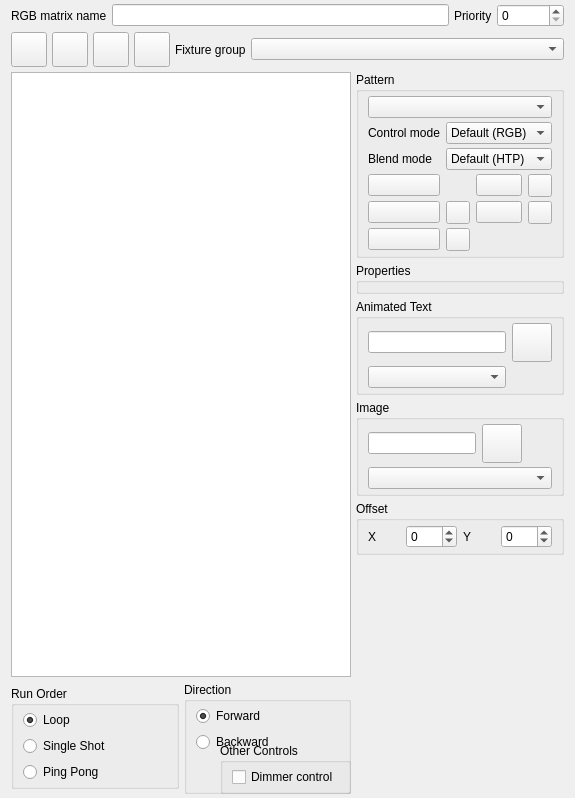
<?xml version="1.0" encoding="UTF-8"?>
<ui version="4.0">
 <author>Massimo Callegari</author>
 <comment>
  Q Light Controller Plus
  rgbmatrixeditor.ui

  Copyright (c) 2015 Massimo Callegari

  Licensed under the Apache License, Version 2.0 (the &quot;License&quot;);
  you may not use this file except in compliance with the License.
  You may obtain a copy of the License at

      http://www.apache.org/licenses/LICENSE-2.0.txt

  Unless required by applicable law or agreed to in writing, software
  distributed under the License is distributed on an &quot;AS IS&quot; BASIS,
  WITHOUT WARRANTIES OR CONDITIONS OF ANY KIND, either express or implied.
  See the License for the specific language governing permissions and
  limitations under the License.
 </comment>
 <class>RGBMatrixEditor</class>
 <widget class="QWidget" name="RGBMatrixEditor">
  <property name="geometry">
   <rect>
    <x>0</x>
    <y>0</y>
    <width>575</width>
    <height>798</height>
   </rect>
  </property>
  <property name="windowTitle">
   <string>RGB Matrix Editor</string>
  </property>
  <layout class="QGridLayout" name="gridLayout">
   <property name="topMargin">
    <number>4</number>
   </property>
   <property name="bottomMargin">
    <number>4</number>
   </property>
   <property name="spacing">
    <number>5</number>
   </property>
   <item row="2" column="0" colspan="4">
    <widget class="QGraphicsView" name="m_preview"/>
   </item>
   <item row="4" column="3">
    <widget class="QGroupBox" name="m_intensityGroup">
     <property name="sizePolicy">
      <sizepolicy hsizetype="Preferred" vsizetype="Maximum">
       <horstretch>0</horstretch>
       <verstretch>0</verstretch>
      </sizepolicy>
     </property>
     <property name="title">
      <string>Other Controls</string>
     </property>
     <layout class="QVBoxLayout" name="verticalLayout_4">
      <property name="topMargin">
       <number>4</number>
      </property>
      <property name="bottomMargin">
       <number>4</number>
      </property>
      <item>
       <widget class="QCheckBox" name="m_dimmerControlCb">
        <property name="toolTip">
         <string>Set the dimmer channel of fixtures to 100%</string>
        </property>
        <property name="text">
         <string>Dimmer control</string>
        </property>
       </widget>
      </item>
     </layout>
    </widget>
   </item>
   <item row="0" column="0" colspan="5">
    <layout class="QHBoxLayout" name="horizontalLayout_2">
     <item>
      <widget class="QLabel" name="m_nameLabel">
       <property name="sizePolicy">
        <sizepolicy hsizetype="Minimum" vsizetype="Preferred">
         <horstretch>0</horstretch>
         <verstretch>0</verstretch>
        </sizepolicy>
       </property>
       <property name="text">
        <string>RGB matrix name</string>
       </property>
      </widget>
     </item>
     <item>
      <widget class="QLineEdit" name="m_nameEdit">
       <property name="sizePolicy">
        <sizepolicy hsizetype="Expanding" vsizetype="Fixed">
         <horstretch>0</horstretch>
         <verstretch>0</verstretch>
        </sizepolicy>
       </property>
       <property name="toolTip">
        <string>The name of this RGB matrix function</string>
       </property>
      </widget>
     </item>
     <item>
      <widget class="QLabel" name="m_priorityLabel">
       <property name="sizePolicy">
        <sizepolicy hsizetype="Maximum" vsizetype="Preferred">
         <horstretch>0</horstretch>
         <verstretch>0</verstretch>
        </sizepolicy>
       </property>
       <property name="text">
        <string>Priority</string>
       </property>
      </widget>
     </item>
     <item>
      <widget class="QSpinBox" name="m_priorityEdit">
       <property name="toolTip">
        <string>A higher priority wins a DMX channel over lower ones, overriding HTP/LTP</string>
       </property>
       <property name="maximum">
        <number>100000</number>
       </property>
      </widget>
     </item>
    </layout>
   </item>
   <item row="1" column="0" colspan="5">
    <layout class="QHBoxLayout" name="horizontalLayout_4">
     <item>
      <widget class="QToolButton" name="m_speedDialButton">
       <property name="toolTip">
        <string>Show/Hide speed dial window</string>
       </property>
       <property name="icon">
        <iconset resource="qlcui.qrc">
         <normaloff>:/speed.png</normaloff>:/speed.png</iconset>
       </property>
       <property name="iconSize">
        <size>
         <width>28</width>
         <height>28</height>
        </size>
       </property>
       <property name="checkable">
        <bool>true</bool>
       </property>
      </widget>
     </item>
     <item>
      <widget class="QToolButton" name="m_saveToSequenceButton">
       <property name="toolTip">
        <string>Save this matrix to a sequence</string>
       </property>
       <property name="text">
        <string/>
       </property>
       <property name="icon">
        <iconset resource="qlcui.qrc">
         <normaloff>:/sequence.png</normaloff>:/sequence.png</iconset>
       </property>
       <property name="iconSize">
        <size>
         <width>28</width>
         <height>28</height>
        </size>
       </property>
      </widget>
     </item>
     <item>
      <widget class="QToolButton" name="m_shapeButton">
       <property name="toolTip">
        <string>Toggle between circle and square preview</string>
       </property>
       <property name="icon">
        <iconset resource="qlcui.qrc">
         <normaloff>:/square.png</normaloff>:/square.png</iconset>
       </property>
       <property name="iconSize">
        <size>
         <width>28</width>
         <height>28</height>
        </size>
       </property>
       <property name="checkable">
        <bool>true</bool>
       </property>
      </widget>
     </item>
     <item>
      <widget class="QToolButton" name="m_testButton">
       <property name="toolTip">
        <string>See what the RGB Matrix does when it is run</string>
       </property>
       <property name="icon">
        <iconset resource="qlcui.qrc">
         <normaloff>:/player_play.png</normaloff>:/player_play.png</iconset>
       </property>
       <property name="iconSize">
        <size>
         <width>28</width>
         <height>28</height>
        </size>
       </property>
       <property name="checkable">
        <bool>true</bool>
       </property>
      </widget>
     </item>
     <item>
      <widget class="QLabel" name="m_fixtureGroupLabel">
       <property name="sizePolicy">
        <sizepolicy hsizetype="Minimum" vsizetype="Preferred">
         <horstretch>0</horstretch>
         <verstretch>0</verstretch>
        </sizepolicy>
       </property>
       <property name="text">
        <string>Fixture group</string>
       </property>
      </widget>
     </item>
     <item>
      <widget class="QComboBox" name="m_fixtureGroupCombo">
       <property name="sizePolicy">
        <sizepolicy hsizetype="Expanding" vsizetype="Fixed">
         <horstretch>0</horstretch>
         <verstretch>0</verstretch>
        </sizepolicy>
       </property>
       <property name="toolTip">
        <string>The fixture group to use as the pixel matrix</string>
       </property>
      </widget>
     </item>
    </layout>
   </item>
   <item row="3" column="0" rowspan="2" colspan="4">
    <layout class="QGridLayout" name="gridLayout_6">
     <item row="0" column="0">
      <widget class="QGroupBox" name="m_runOrderGroup">
       <property name="sizePolicy">
        <sizepolicy hsizetype="Preferred" vsizetype="Maximum">
         <horstretch>0</horstretch>
         <verstretch>0</verstretch>
        </sizepolicy>
       </property>
       <property name="title">
        <string>Run Order</string>
       </property>
       <layout class="QVBoxLayout" name="verticalLayout_2">
        <property name="topMargin">
         <number>4</number>
        </property>
        <property name="bottomMargin">
         <number>4</number>
        </property>
        <item>
         <widget class="QRadioButton" name="m_loop">
          <property name="toolTip">
           <string>Run through over and over again</string>
          </property>
          <property name="text">
           <string>Loop</string>
          </property>
          <property name="checked">
           <bool>true</bool>
          </property>
         </widget>
        </item>
        <item>
         <widget class="QRadioButton" name="m_singleShot">
          <property name="toolTip">
           <string>Run through once and stop</string>
          </property>
          <property name="text">
           <string>Single Shot</string>
          </property>
         </widget>
        </item>
        <item>
         <widget class="QRadioButton" name="m_pingPong">
          <property name="toolTip">
           <string>First run forwards, then backwards, again forwards, etc.</string>
          </property>
          <property name="text">
           <string>Ping Pong</string>
          </property>
         </widget>
        </item>
       </layout>
      </widget>
     </item>
     <item row="0" column="1">
      <widget class="QGroupBox" name="m_directionGroup">
       <property name="sizePolicy">
        <sizepolicy hsizetype="Preferred" vsizetype="Maximum">
         <horstretch>0</horstretch>
         <verstretch>0</verstretch>
        </sizepolicy>
       </property>
       <property name="title">
        <string>Direction</string>
       </property>
       <layout class="QVBoxLayout" name="verticalLayout_3">
        <property name="topMargin">
         <number>4</number>
        </property>
        <property name="bottomMargin">
         <number>4</number>
        </property>
        <item>
         <widget class="QRadioButton" name="m_forward">
          <property name="toolTip">
           <string>Start from the first step</string>
          </property>
          <property name="text">
           <string>Forward</string>
          </property>
          <property name="checked">
           <bool>true</bool>
          </property>
         </widget>
        </item>
        <item>
         <widget class="QRadioButton" name="m_backward">
          <property name="toolTip">
           <string>Start from the last step</string>
          </property>
          <property name="text">
           <string>Backward</string>
          </property>
         </widget>
        </item>
        <item>
         <spacer name="verticalSpacer_2">
          <property name="orientation">
           <enum>Qt::Vertical</enum>
          </property>
          <property name="sizeType">
           <enum>QSizePolicy::Maximum</enum>
          </property>
          <property name="sizeHint" stdset="0">
           <size>
            <width>20</width>
            <height>35</height>
           </size>
          </property>
         </spacer>
        </item>
       </layout>
      </widget>
     </item>
    </layout>
   </item>
   <item row="2" column="4">
    <layout class="QVBoxLayout" name="verticalLayout_5">
     <item>
      <widget class="QGroupBox" name="m_patternGroup">
       <property name="sizePolicy">
        <sizepolicy hsizetype="Preferred" vsizetype="Maximum">
         <horstretch>0</horstretch>
         <verstretch>0</verstretch>
        </sizepolicy>
       </property>
       <property name="title">
        <string>Pattern</string>
       </property>
       <layout class="QGridLayout" name="gridLayout_4">
        <property name="topMargin">
         <number>4</number>
        </property>
        <property name="bottomMargin">
         <number>4</number>
        </property>
        <property name="verticalSpacing">
         <number>4</number>
        </property>
        <item row="6" column="0" colspan="2">
         <widget class="QPushButton" name="m_mtxColor3Button">
          <property name="toolTip">
           <string>Matrix color 3</string>
          </property>
          <property name="iconSize">
           <size>
            <width>50</width>
            <height>26</height>
           </size>
          </property>
         </widget>
        </item>
        <item row="5" column="0" colspan="2">
         <widget class="QPushButton" name="m_mtxColor1Button">
          <property name="toolTip">
           <string>Matrix color 1</string>
          </property>
          <property name="iconSize">
           <size>
            <width>50</width>
            <height>26</height>
           </size>
          </property>
         </widget>
        </item>
        <item row="3" column="2" colspan="4">
         <widget class="QComboBox" name="m_blendModeCombo">
          <item>
           <property name="text">
            <string>Default (HTP)</string>
           </property>
          </item>
          <item>
           <property name="text">
            <string>Mask</string>
           </property>
          </item>
          <item>
           <property name="text">
            <string>Additive</string>
           </property>
          </item>
          <item>
           <property name="text">
            <string>Subtractive</string>
           </property>
          </item>
         </widget>
        </item>
        <item row="2" column="0" colspan="2">
         <widget class="QLabel" name="m_colorModeLabel">
          <property name="text">
           <string>Control mode</string>
          </property>
         </widget>
        </item>
        <item row="7" column="0" colspan="2">
         <widget class="QPushButton" name="m_mtxColor5Button">
          <property name="toolTip">
           <string>Matrix color 5</string>
          </property>
          <property name="iconSize">
           <size>
            <width>50</width>
            <height>26</height>
           </size>
          </property>
         </widget>
        </item>
        <item row="5" column="5">
         <widget class="QToolButton" name="m_resetMtxColor2Button">
          <property name="toolTip">
           <string>Reset color 2</string>
          </property>
          <property name="icon">
           <iconset resource="qlcui.qrc">
            <normaloff>:/fileclose.png</normaloff>:/fileclose.png</iconset>
          </property>
         </widget>
        </item>
        <item row="3" column="0" colspan="2">
         <widget class="QLabel" name="m_blendModeLabel">
          <property name="text">
           <string>Blend mode</string>
          </property>
         </widget>
        </item>
        <item row="6" column="2">
         <widget class="QToolButton" name="m_resetMtxColor3Button">
          <property name="toolTip">
           <string>Reset color 3</string>
          </property>
          <property name="icon">
           <iconset resource="qlcui.qrc">
            <normaloff>:/fileclose.png</normaloff>:/fileclose.png</iconset>
          </property>
         </widget>
        </item>
        <item row="2" column="2" colspan="4">
         <widget class="QComboBox" name="m_controlModeCombo">
          <item>
           <property name="text">
            <string>Default (RGB)</string>
           </property>
          </item>
          <item>
           <property name="text">
            <string>White</string>
           </property>
          </item>
          <item>
           <property name="text">
            <string>Amber</string>
           </property>
          </item>
          <item>
           <property name="text">
            <string>UV</string>
           </property>
          </item>
          <item>
           <property name="text">
            <string>Dimmer</string>
           </property>
          </item>
          <item>
           <property name="text">
            <string>Shutter</string>
           </property>
          </item>
         </widget>
        </item>
        <item row="0" column="0" colspan="6">
         <widget class="QComboBox" name="m_patternCombo">
          <property name="toolTip">
           <string>The RGB matrix pattern</string>
          </property>
         </widget>
        </item>
        <item row="5" column="3" colspan="2">
         <widget class="QPushButton" name="m_mtxColor2Button">
          <property name="toolTip">
           <string>Matrix color 2</string>
          </property>
          <property name="text">
           <string/>
          </property>
          <property name="iconSize">
           <size>
            <width>50</width>
            <height>26</height>
           </size>
          </property>
         </widget>
        </item>
        <item row="6" column="3" colspan="2">
         <widget class="QPushButton" name="m_mtxColor4Button">
          <property name="toolTip">
           <string>Matrix color 4</string>
          </property>
          <property name="text">
           <string/>
          </property>
          <property name="iconSize">
           <size>
            <width>50</width>
            <height>26</height>
           </size>
          </property>
         </widget>
        </item>
        <item row="6" column="5">
         <widget class="QToolButton" name="m_resetMtxColor4Button">
          <property name="toolTip">
           <string>Reset color 4</string>
          </property>
          <property name="icon">
           <iconset resource="qlcui.qrc">
            <normaloff>:/fileclose.png</normaloff>:/fileclose.png</iconset>
          </property>
         </widget>
        </item>
        <item row="7" column="2">
         <widget class="QToolButton" name="m_resetMtxColor5Button">
          <property name="toolTip">
           <string>Reset color 5</string>
          </property>
          <property name="icon">
           <iconset resource="qlcui.qrc">
            <normaloff>:/fileclose.png</normaloff>:/fileclose.png</iconset>
          </property>
         </widget>
        </item>
       </layout>
      </widget>
     </item>
     <item>
      <widget class="QGroupBox" name="m_propertiesGroup">
       <property name="title">
        <string>Properties</string>
       </property>
       <layout class="QGridLayout" name="gridLayout_5">
        <property name="topMargin">
         <number>4</number>
        </property>
        <property name="bottomMargin">
         <number>4</number>
        </property>
        <property name="verticalSpacing">
         <number>4</number>
        </property>
        <item row="0" column="0">
         <layout class="QGridLayout" name="m_propertiesLayout"/>
        </item>
       </layout>
      </widget>
     </item>
     <item>
      <widget class="QGroupBox" name="m_textGroup">
       <property name="title">
        <string>Animated Text</string>
       </property>
       <layout class="QGridLayout" name="gridLayout_3">
        <property name="topMargin">
         <number>4</number>
        </property>
        <property name="bottomMargin">
         <number>4</number>
        </property>
        <property name="verticalSpacing">
         <number>4</number>
        </property>
        <item row="0" column="0">
         <widget class="QLineEdit" name="m_textEdit">
          <property name="sizePolicy">
           <sizepolicy hsizetype="Minimum" vsizetype="Fixed">
            <horstretch>0</horstretch>
            <verstretch>0</verstretch>
           </sizepolicy>
          </property>
          <property name="toolTip">
           <string>Text to display</string>
          </property>
         </widget>
        </item>
        <item row="0" column="1">
         <widget class="QToolButton" name="m_fontButton">
          <property name="toolTip">
           <string>Choose the font</string>
          </property>
          <property name="text">
           <string notr="true"/>
          </property>
          <property name="icon">
           <iconset resource="qlcui.qrc">
            <normaloff>:/fonts.png</normaloff>:/fonts.png</iconset>
          </property>
          <property name="iconSize">
           <size>
            <width>32</width>
            <height>32</height>
           </size>
          </property>
         </widget>
        </item>
        <item row="1" column="0">
         <widget class="QComboBox" name="m_animationCombo">
          <property name="toolTip">
           <string>Animation style</string>
          </property>
         </widget>
        </item>
       </layout>
      </widget>
     </item>
     <item>
      <widget class="QGroupBox" name="m_imageGroup">
       <property name="title">
        <string>Image</string>
       </property>
       <layout class="QGridLayout" name="gridLayout_2">
        <property name="topMargin">
         <number>4</number>
        </property>
        <property name="bottomMargin">
         <number>4</number>
        </property>
        <property name="verticalSpacing">
         <number>4</number>
        </property>
        <item row="0" column="0">
         <widget class="QLineEdit" name="m_imageEdit">
          <property name="sizePolicy">
           <sizepolicy hsizetype="Minimum" vsizetype="Fixed">
            <horstretch>0</horstretch>
            <verstretch>0</verstretch>
           </sizepolicy>
          </property>
         </widget>
        </item>
        <item row="0" column="1">
         <widget class="QToolButton" name="m_imageButton">
          <property name="text">
           <string notr="true"/>
          </property>
          <property name="icon">
           <iconset resource="qlcui.qrc">
            <normaloff>:/image.png</normaloff>:/image.png</iconset>
          </property>
          <property name="iconSize">
           <size>
            <width>32</width>
            <height>32</height>
           </size>
          </property>
         </widget>
        </item>
        <item row="1" column="0" colspan="3">
         <widget class="QComboBox" name="m_imageAnimationCombo"/>
        </item>
       </layout>
      </widget>
     </item>
     <item>
      <widget class="QGroupBox" name="m_offsetGroup">
       <property name="title">
        <string>Offset</string>
       </property>
       <layout class="QHBoxLayout" name="horizontalLayout">
        <property name="topMargin">
         <number>4</number>
        </property>
        <property name="bottomMargin">
         <number>4</number>
        </property>
        <item>
         <widget class="QLabel" name="m_xOffsetLabel">
          <property name="text">
           <string>X</string>
          </property>
         </widget>
        </item>
        <item>
         <widget class="QSpinBox" name="m_xOffsetSpin">
          <property name="toolTip">
           <string>Shift the pattern X pixels horizontally</string>
          </property>
          <property name="minimum">
           <number>-255</number>
          </property>
          <property name="maximum">
           <number>255</number>
          </property>
         </widget>
        </item>
        <item>
         <widget class="QLabel" name="m_yOffsetLabel">
          <property name="text">
           <string>Y</string>
          </property>
         </widget>
        </item>
        <item>
         <widget class="QSpinBox" name="m_yOffsetSpin">
          <property name="toolTip">
           <string>Shift the pattern Y pixels vertically</string>
          </property>
          <property name="minimum">
           <number>-255</number>
          </property>
          <property name="maximum">
           <number>255</number>
          </property>
         </widget>
        </item>
       </layout>
      </widget>
     </item>
     <item>
      <spacer name="verticalSpacer_4">
       <property name="orientation">
        <enum>Qt::Vertical</enum>
       </property>
       <property name="sizeType">
        <enum>QSizePolicy::Expanding</enum>
       </property>
       <property name="sizeHint" stdset="0">
        <size>
         <width>20</width>
         <height>40</height>
        </size>
       </property>
      </spacer>
     </item>
    </layout>
   </item>
  </layout>
 </widget>
 <resources>
  <include location="qlcui.qrc"/>
 </resources>
 <connections/>
</ui>
